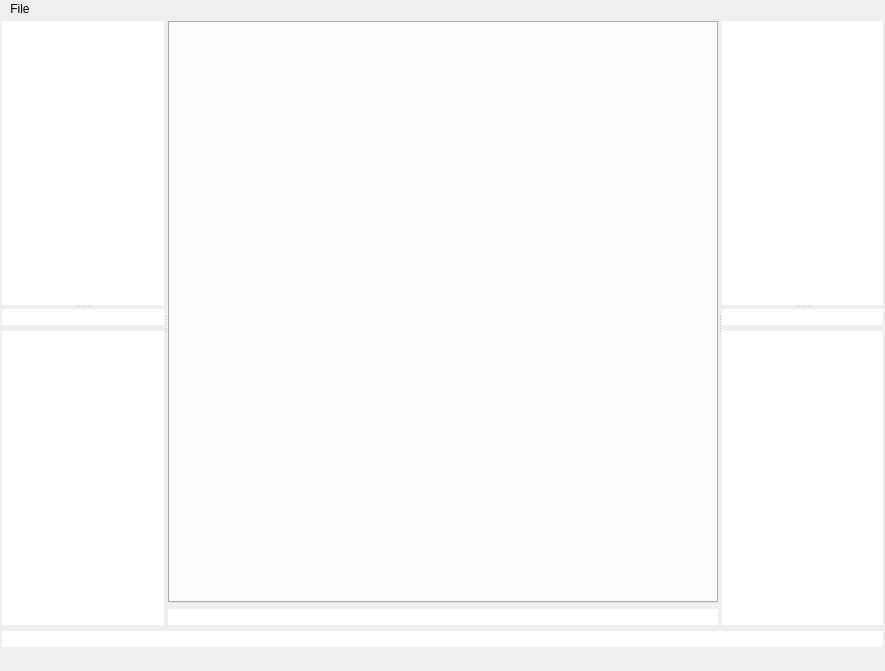
<?xml version="1.0" encoding="UTF-8"?>
<ui version="4.0">
 <class>MainWindow</class>
 <widget class="QMainWindow" name="MainWindow">
  <property name="geometry">
   <rect>
    <x>0</x>
    <y>0</y>
    <width>885</width>
    <height>671</height>
   </rect>
  </property>
  <property name="windowTitle">
   <string>MainWindow</string>
  </property>
  <property name="styleSheet">
   <string notr="true">border:0</string>
  </property>
  <widget class="QWidget" name="centralwidget">
   <layout class="QVBoxLayout" name="verticalLayout">
    <property name="leftMargin">
     <number>2</number>
    </property>
    <property name="topMargin">
     <number>2</number>
    </property>
    <property name="rightMargin">
     <number>2</number>
    </property>
    <property name="bottomMargin">
     <number>2</number>
    </property>
    <item>
     <widget class="QFrame" name="frame">
      <property name="frameShape">
       <enum>QFrame::StyledPanel</enum>
      </property>
      <property name="frameShadow">
       <enum>QFrame::Raised</enum>
      </property>
      <layout class="QGridLayout" name="gridLayout">
       <property name="leftMargin">
        <number>0</number>
       </property>
       <property name="topMargin">
        <number>0</number>
       </property>
       <property name="rightMargin">
        <number>0</number>
       </property>
       <property name="bottomMargin">
        <number>0</number>
       </property>
       <item row="0" column="0">
        <widget class="QSplitter" name="splitter">
         <property name="styleSheet">
          <string notr="true"/>
         </property>
         <property name="orientation">
          <enum>Qt::Horizontal</enum>
         </property>
         <widget class="QFrame" name="frame_2">
          <property name="frameShape">
           <enum>QFrame::StyledPanel</enum>
          </property>
          <property name="frameShadow">
           <enum>QFrame::Raised</enum>
          </property>
          <layout class="QGridLayout" name="gridLayout_4">
           <property name="leftMargin">
            <number>0</number>
           </property>
           <property name="topMargin">
            <number>0</number>
           </property>
           <property name="rightMargin">
            <number>0</number>
           </property>
           <property name="bottomMargin">
            <number>0</number>
           </property>
           <item row="0" column="0">
            <widget class="QSplitter" name="splitter_3">
             <property name="orientation">
              <enum>Qt::Vertical</enum>
             </property>
             <widget class="QListWidget" name="selectedLogsList"/>
             <widget class="QFrame" name="frame_4">
              <property name="frameShape">
               <enum>QFrame::StyledPanel</enum>
              </property>
              <property name="frameShadow">
               <enum>QFrame::Raised</enum>
              </property>
              <layout class="QGridLayout" name="gridLayout_5">
               <property name="leftMargin">
                <number>0</number>
               </property>
               <property name="topMargin">
                <number>0</number>
               </property>
               <property name="rightMargin">
                <number>0</number>
               </property>
               <property name="bottomMargin">
                <number>0</number>
               </property>
               <item row="0" column="0">
                <widget class="QLineEdit" name="availableLogsFilter"/>
               </item>
               <item row="1" column="0">
                <widget class="QListWidget" name="availableLogs"/>
               </item>
              </layout>
             </widget>
            </widget>
           </item>
          </layout>
         </widget>
         <widget class="QFrame" name="frame_5">
          <property name="frameShape">
           <enum>QFrame::StyledPanel</enum>
          </property>
          <property name="frameShadow">
           <enum>QFrame::Raised</enum>
          </property>
          <layout class="QGridLayout" name="gridLayout_2">
           <property name="leftMargin">
            <number>0</number>
           </property>
           <property name="topMargin">
            <number>0</number>
           </property>
           <property name="rightMargin">
            <number>0</number>
           </property>
           <property name="bottomMargin">
            <number>0</number>
           </property>
           <item row="0" column="0">
            <widget class="QTabWidget" name="logDisplayTabs">
             <property name="minimumSize">
              <size>
               <width>550</width>
               <height>0</height>
              </size>
             </property>
             <property name="styleSheet">
              <string notr="true">border:0; margin:0</string>
             </property>
             <property name="currentIndex">
              <number>-1</number>
             </property>
            </widget>
           </item>
           <item row="1" column="0">
            <widget class="QLineEdit" name="openLogsSearch"/>
           </item>
          </layout>
         </widget>
         <widget class="QFrame" name="frame_3">
          <property name="frameShape">
           <enum>QFrame::StyledPanel</enum>
          </property>
          <property name="frameShadow">
           <enum>QFrame::Raised</enum>
          </property>
          <layout class="QGridLayout" name="gridLayout_3">
           <property name="leftMargin">
            <number>0</number>
           </property>
           <property name="topMargin">
            <number>0</number>
           </property>
           <property name="rightMargin">
            <number>0</number>
           </property>
           <property name="bottomMargin">
            <number>0</number>
           </property>
           <item row="0" column="0">
            <widget class="QSplitter" name="splitter_2">
             <property name="orientation">
              <enum>Qt::Vertical</enum>
             </property>
             <widget class="QListWidget" name="selectedFilters"/>
             <widget class="QFrame" name="frame_6">
              <property name="frameShape">
               <enum>QFrame::StyledPanel</enum>
              </property>
              <property name="frameShadow">
               <enum>QFrame::Raised</enum>
              </property>
              <layout class="QGridLayout" name="gridLayout_6">
               <property name="leftMargin">
                <number>0</number>
               </property>
               <property name="topMargin">
                <number>0</number>
               </property>
               <property name="rightMargin">
                <number>0</number>
               </property>
               <property name="bottomMargin">
                <number>0</number>
               </property>
               <item row="0" column="0">
                <widget class="QLineEdit" name="availableFilterFilter"/>
               </item>
               <item row="1" column="0">
                <widget class="QListWidget" name="availableFilters"/>
               </item>
              </layout>
             </widget>
            </widget>
           </item>
          </layout>
         </widget>
        </widget>
       </item>
      </layout>
     </widget>
    </item>
    <item>
     <widget class="QLineEdit" name="globalInformation">
      <property name="readOnly">
       <bool>true</bool>
      </property>
     </widget>
    </item>
   </layout>
  </widget>
  <widget class="QMenuBar" name="menubar">
   <property name="geometry">
    <rect>
     <x>0</x>
     <y>0</y>
     <width>885</width>
     <height>20</height>
    </rect>
   </property>
   <widget class="QMenu" name="menuFile">
    <property name="title">
     <string>File</string>
    </property>
    <addaction name="separator"/>
    <addaction name="actionAdd_Log_Directory"/>
    <addaction name="actionAdd_Log_Filter"/>
    <addaction name="separator"/>
    <addaction name="actionExit"/>
   </widget>
   <addaction name="menuFile"/>
  </widget>
  <widget class="QStatusBar" name="statusbar"/>
  <action name="actionAdd_Log_Directory">
   <property name="text">
    <string>Add Log Directory</string>
   </property>
  </action>
  <action name="actionExit">
   <property name="text">
    <string>Exit</string>
   </property>
  </action>
  <action name="actionAdd_Log_Filter">
   <property name="text">
    <string>Add Log Filter</string>
   </property>
  </action>
 </widget>
 <resources/>
 <connections/>
</ui>
